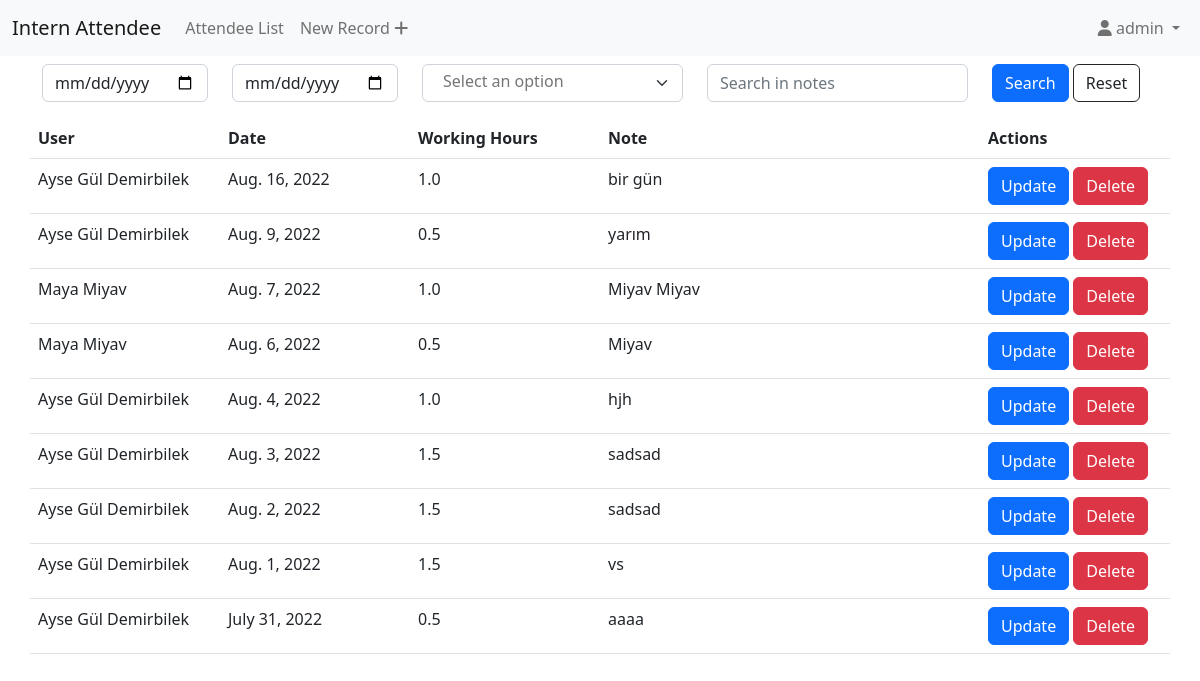
Before: /list (signed in) with the older database file.
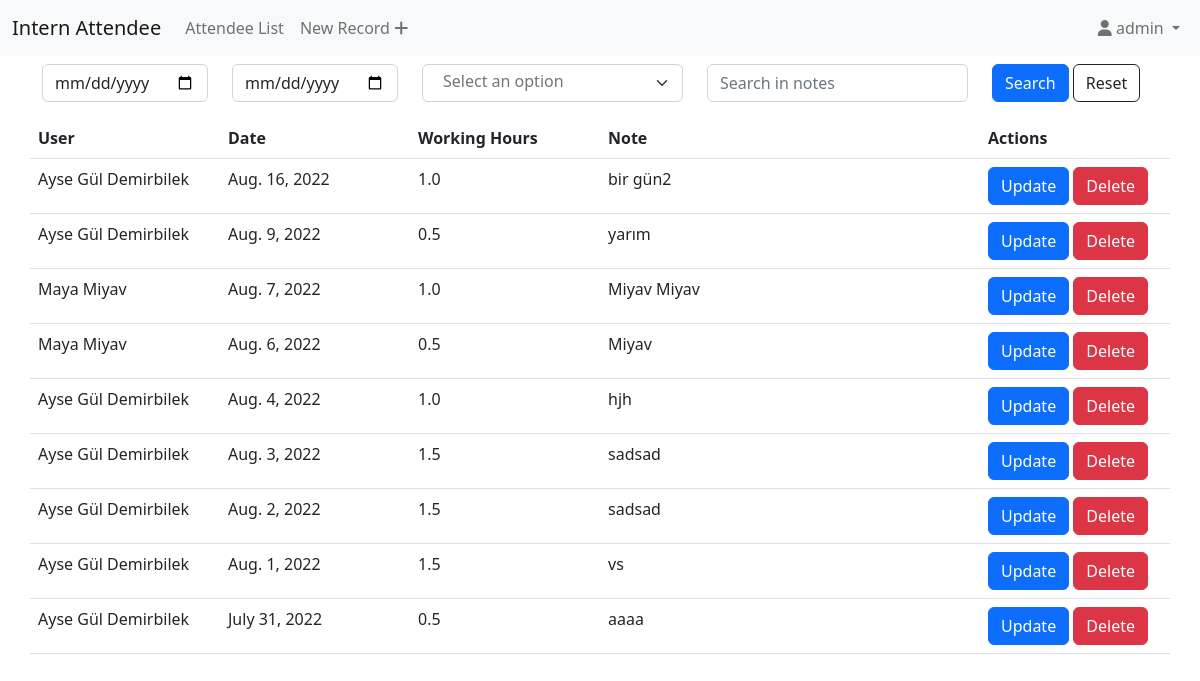
After: the same page with the newer database file.
### attendance/models.py (models this page shows, shortened)
class Entry(models.Model):
    WORKING_HOURS = (
         (1.0, '1 Day'),
         (0.5, '0.5 Day'),
         (1.5, '1.5 Day'),
    )
    working_hours = models.FloatField(choices=WORKING_HOURS, default=None)
    user = models.ForeignKey(User, on_delete=models.CASCADE)
    note = models.TextField(max_length=500)
    day = models.DateField(default=timezone.now)
    deleted = models.BooleanField(default=False)
    def user__fullname(self):
        return self.user.get_full_name()

### attendance/views.py (the view, shortened to what this page needs)
# urls.py: path('list', AttendeeList.as_view(), name='list'),
class AttendeeList(ListView, FormView):
    model = Entry
    template_name = 'attendance/entry_list.html'
    form_class = AttendeeListSearchForm
    def get(self, request):
        start_day = request.GET.get('start_day' or None)
        end_day = request.GET.get('end_day' or None)
        user = request.GET.getlist('user' or None)
        note = request.GET.get('note' or None)
        entries = Entry.objects.filter(deleted=False)
        if request.user.is_superuser:
            form = AttendeeListAdminSearchForm(request.GET)
            if user:
                entries = entries.filter(user__in=user)
        else:
            form = AttendeeListSearchForm(request.GET)
            entries = entries.filter(user=request.user)
        if start_day:
            entries = entries.filter(day__gte=start_day)
        if end_day:
            entries = entries.filter(day__lte=end_day)
        if note:
            entries = entries.filter(note__contains=note)
        entries = entries.order_by('-day')
        return render(request, self.template_name, {'form':form, 'entries': entries})

### attendance/templates/attendance/entry_list.html (shortened to what this page needs)
{% extends "attendance/base_generic.html" %}
{% load crispy_forms_tags %}
{% block content %}
    <div class="container my-2">
        {% crispy form %}
        <div class="row">
            {% if entries %}
                <table class="table table-hover">
                    <thead>
                        <tr>
                            <th>User</th>
                            <th>Date</th>
                            <th>Working Hours</th>
                            <th>Note</th>
                            <th>Actions</th>
                        </tr>
                    </thead>
                    <tbody id="recordTable">
                        {% for entry in entries %}
                            <tr>
                                <td class="col-md-2">{{ entry.user__fullname }}</td>
                                <td class="col-md-2">{{ entry.day }}</td>
                                <td class="col-md-2">{{ entry.working_hours }}</td>
                                <td class="col-md-4">{{ entry.note }}</td>
                                <td class="col-md-2">
                                    <button type="button" class="btn btn-primary updateModalBtn" data-id="{{entry.id}}" data-bs-toggle="modal" data-bs-target="#updateModal">Update</button>
                                    <button type="button" class="btn btn-danger deleteModalBtn" data-id="{{entry.id}}" data-bs-toggle="modal" data-bs-target="#deleteModal">Delete</button>
                                </td>
                            </tr>
                        {% endfor %}
                    </tbody>
                </table>
            {% else %}
                <p>No entries</p>
            {% endif %}
        </div>
    </div>
{% endblock content %}

Changed rows visible on the page:
changed Entry: note "bir gün" → "bir gün2"
